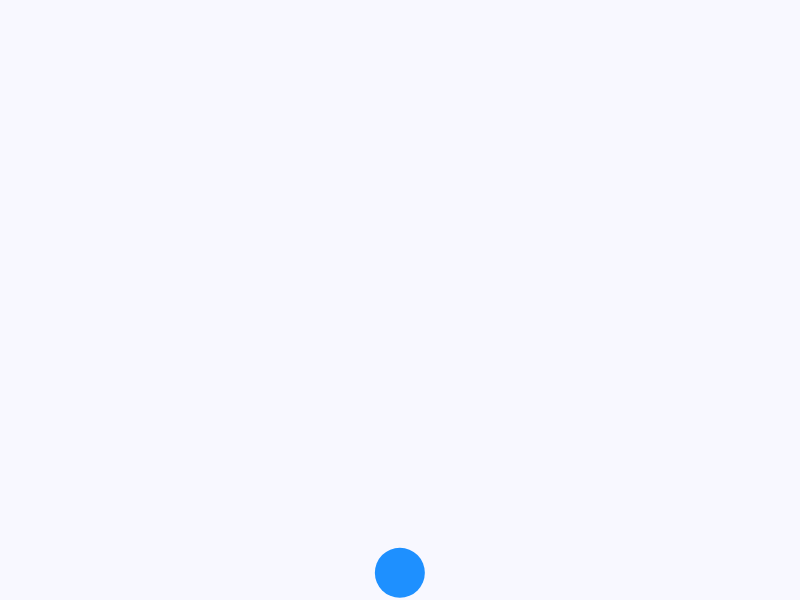
Frame 1 (no input)
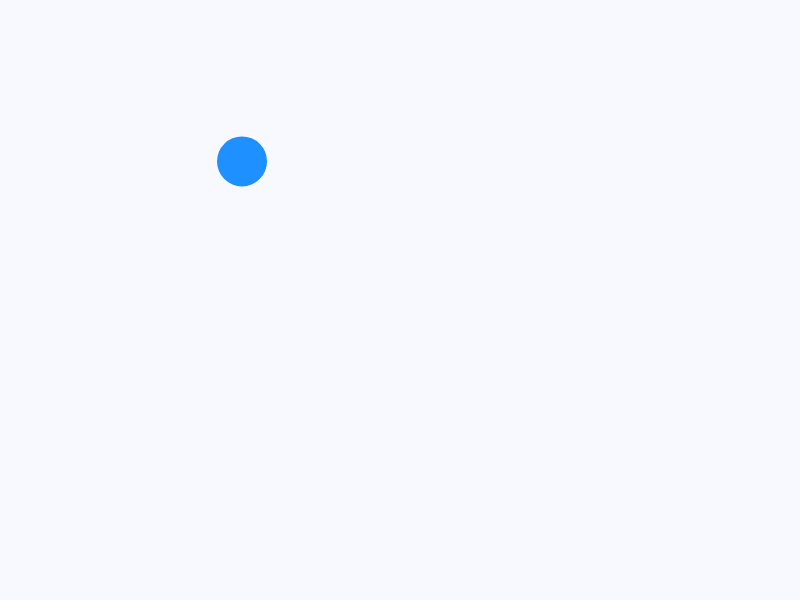
Frame 60 (no input)
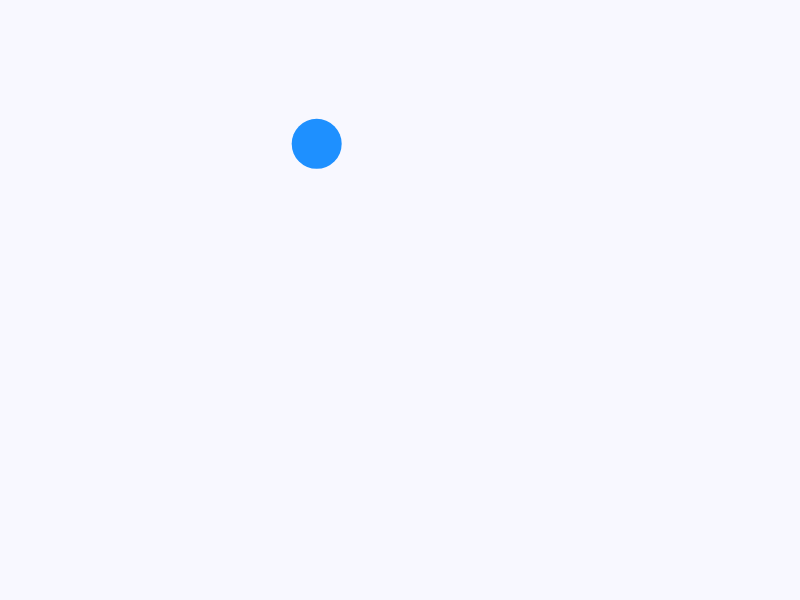
Frame 120 (the mouse pressed at the canvas centre since frame 60)

The p5.js sketch that drew these frames (run headless with seeded random() and noise() and a simulated clock; from frame 60 on, the mouse is pressed at the canvas centre):

// p5.js sketch
// ── sketch.js
class Balloon{
  constructor(position){
    this.size = balloonSize;
    this.acc = createVector(0,0);
    this.vel = createVector(0,0);
    this.pos = position.copy();
  }

  applyForce(force,isRevert){
    let newForce = force.copy();
    //统一处理一下受力方向问题，因为笛卡尔坐标系和p5坐标系相反，因此做一个反转
    if(isRevert || isRevert===undefined){
      newForce.mult(-1);
    }
    //统一弄一个比率
    newForce.mult(0.01);
    this.acc.add(newForce);
  }

  display(){
    noStroke();
    fill('#1E90FF');
    circle(this.pos.x,this.pos.y,this.size);
  }

  update(){
    this.vel.add(this.acc);//速度=速度+加速度
    this.pos.add(this.vel);//位置=位置+速度
    this.acc.mult(0);//每帧中将加速度清零
  }

  getAcc(){
    return this.acc.copy();
  }

  getVel(){
    return this.vel.copy();
  }

  getPos(){
    return this.pos.copy();
  }

  setVel(vel){
    //假设Infinity分量表示不设置该方向的速度
    this.vel.set(vel.x === Infinity ? this.vel.x : vel.x,vel.y === Infinity ? this.vel.y : vel.y);
  }
}

let balloon = null;
let balloonSize = 50;
let bolinUD = 0;
let bolinLR = 2;

function setup() {
  createCanvas(800, 600);
  background('#F8F8FF');

  balloon = new Balloon(createVector(width/2,height-balloonSize/2));
}

function draw() {
  background('#F8F8FF');

  //风力(向上或者向下 柏林噪声产生)
  bolinUD += 0.01;
  bolinLR += 0.01;
  let randUD = noise(bolinUD) - 0.5;//-0.5 到 0.5之间
  let randLR = noise(bolinLR) - 0.5;//-0.5 到 0.5之间

  let wind = createVector(100 * randLR,100 * randUD);
  balloon.applyForce(wind);

  //重力(向下)
  let gravity = createVector(0,-10);
  balloon.applyForce(gravity);

  //浮力(向上)
  let floatForce = createVector(0,20);
  balloon.applyForce(floatForce);

  //空气阻力(和运动方向相反，大小和速度成正比)
  let vel = balloon.getVel();
  let dir = vel.y < 0 ? 1 : -1;
  let airForce = createVector(0,2);
  balloon.applyForce(airForce.mult(dir));

  //碰到天花板时的弹力(向下)
  let pos = balloon.getPos();
  if(pos.y <= balloonSize/2){
    balloon.setVel(createVector(Infinity,0));
    let bounceForce = createVector(0,-200);
    balloon.applyForce(bounceForce);
  }

  //碰到地板时的弹力(向上)
  let pos2 = balloon.getPos();
  if(pos2.y >= height - balloonSize/2){
    balloon.setVel(createVector(Infinity,0));
    let bounceForce = createVector(0,200);
    balloon.applyForce(bounceForce);
  }

  //碰到天花板时的弹力(向左)
  let pos3 = balloon.getPos();
  if(pos3.x >= width - balloonSize/2){
    balloon.setVel(createVector(0,Infinity));
    let bounceForce = createVector(-200,0);
    balloon.applyForce(bounceForce,false);
  }

  //碰到地板时的弹力(向右)
  let pos4 = balloon.getPos();
  if(pos4.x <= balloonSize/2){
    balloon.setVel(createVector(0,Infinity));
    let bounceForce = createVector(200,0);
    balloon.applyForce(bounceForce,false);
  }

  balloon.update();
  balloon.display();
}
